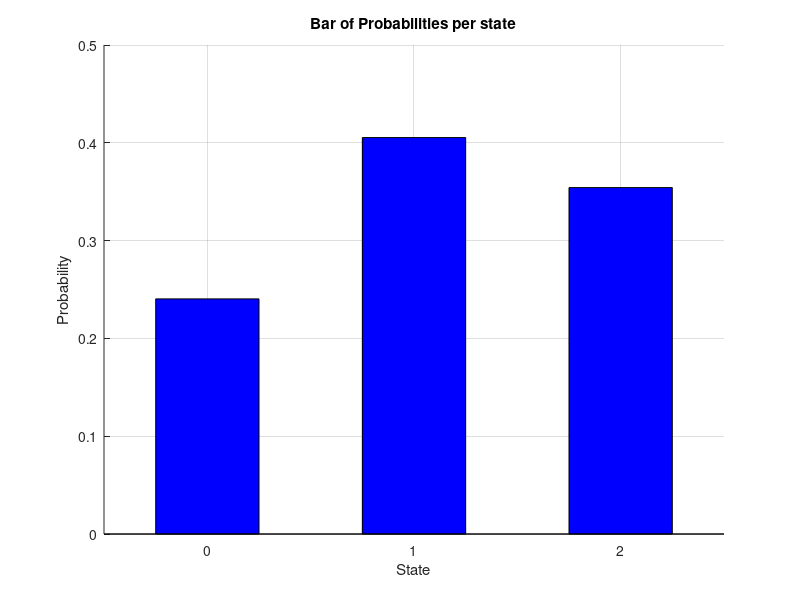

Source code (MATLAB):
clc;
clear all;
close all;


lambda = 1;
m1 = 0.8;
m2 = 0.4;

threshold_1a = lambda/(lambda +m1);
threshold_1b = lambda / (lambda +m2);
threshold_2_first = lambda/ (lambda + m1 + m2);
threshold_2_second = (lambda + m1) / (lambda + m1 + m2);

current_state = 0;
arrivals = zeros(1,4);
total_arrivals = 0;
maximum_state_capacity = 2;
previous_mean_clients = 0;
delay_counter = 0;
time = 0;

while 1 > 0
  time = time + 1;
  
  if mod(time,1000) == 0
    for i=1:1:4
      P(i) = arrivals(i)/total_arrivals;
    endfor
    
    delay_counter = delay_counter + 1;

    mean_clients = 0*P(1) + 1*P(2) + 1*P(3) + 2*P(4);   
    
    delay_table(delay_counter) = mean_clients;
    
    if abs(mean_clients - previous_mean_clients) < 0.00001
       break;
    endif
    previous_mean_clients = mean_clients;
  endif
  
  random_number = rand(1);
  
  if current_state == 0
      current_state = 1;
      arrivals(1) = arrivals(1) + 1;
      total_arrivals = total_arrivals + 1;
  elseif current_state == 1
    if random_number < threshold_1a
      current_state = 3;
      arrivals(2) = arrivals(2) + 1;
      total_arrivals = total_arrivals + 1;
    else
      current_state = 0;
    endif
  elseif current_state == 2
    if random_number < threshold_1b
      current_state = 3;
      arrivals(3) = arrivals(3) + 1;
      total_arrivals = total_arrivals + 1;
    else
      current_state = 0;
    endif
  else
      if random_number < threshold_2_first
        arrivals(4) = arrivals(4) + 1;
        total_arrivals = total_arrivals + 1;
      elseif random_number < threshold_2_second
        current_state = 2;
      else
        current_state = 1;
      endif
   endif
  
endwhile

display(P(1));
display(P(2));
display(P(3));
display(P(4));

figure(1);
hold on;
title("Bar of Probabilities per state")
xlabel("State")
ylabel("Probability")
bar([0,1,2], [P(1),P(2)+P(3),P(4)], "b", 0.5);
xticks ([0,1,2]);
grid on;
saveas (1, "figures/figureCallingCenter.png")
hold off;

clc;
clear all;
close all;
exit;